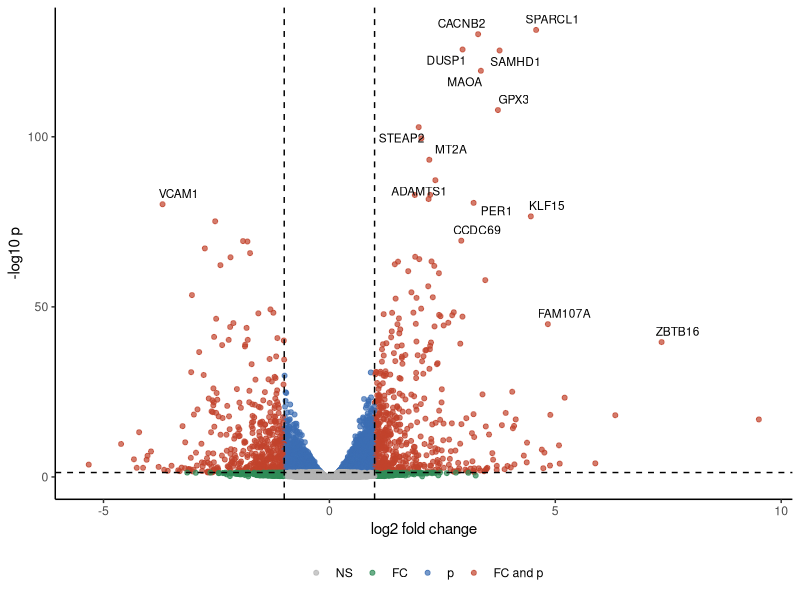

Generate this figure with R:
#!/usr/bin/env Rscript
# Standalone reproduction. Run inside the pinned pubplot container
# (see REPRODUCE.md) from this bundle folder.
suppressPackageStartupMessages({ library(ggplot2); library(ggrepel) })

raw <- read.csv("input_de_results.csv", check.names = FALSE)
fc <- as.numeric(raw[["log2FoldChange"]]); p <- as.numeric(raw[["padj"]])
lab <- as.character(raw[["gene"]])
keep <- is.finite(fc) & is.finite(p) & p > 0; fc <- fc[keep]; p <- p[keep]; lab <- lab[keep]
fcc <- 1; pcc <- 0.05
cat <- ifelse(abs(fc) >= fcc & p <= pcc, "FC and p", ifelse(p <= pcc, "p", ifelse(abs(fc) >= fcc, "FC", "NS")))
cat <- factor(cat, levels = c("NS", "FC", "p", "FC and p"))
pal <- c(NS = "grey70", FC = "#2E8B57", p = "#3B6DB3", `FC and p` = "#C1432B")
d <- data.frame(fc = fc, neglog = -log10(p), cat = cat, lab = lab)
sig <- d[d$cat == "FC and p", ]; sig <- sig[order(-(abs(sig$fc) * sig$neglog)), ]
lab_df <- head(sig, 15)
p <- ggplot(d, aes(fc, neglog, colour = cat)) + geom_point(size = 1.4, alpha = 0.7) +
  scale_colour_manual(values = pal, drop = FALSE, name = NULL) +
  geom_vline(xintercept = c(-fcc, fcc), linetype = "dashed") +
  geom_hline(yintercept = -log10(pcc), linetype = "dashed") +
  geom_text_repel(data = lab_df, aes(label = lab), size = 3, colour = "black", seed = 1) +
  labs(x = "log2 fold change", y = "-log10 p") + theme_classic() + theme(legend.position = "bottom")
ggsave("figure_de_results_volcano.pdf", p, width = 6, height = 5.6)
cat("Reproduced figure.\n")
